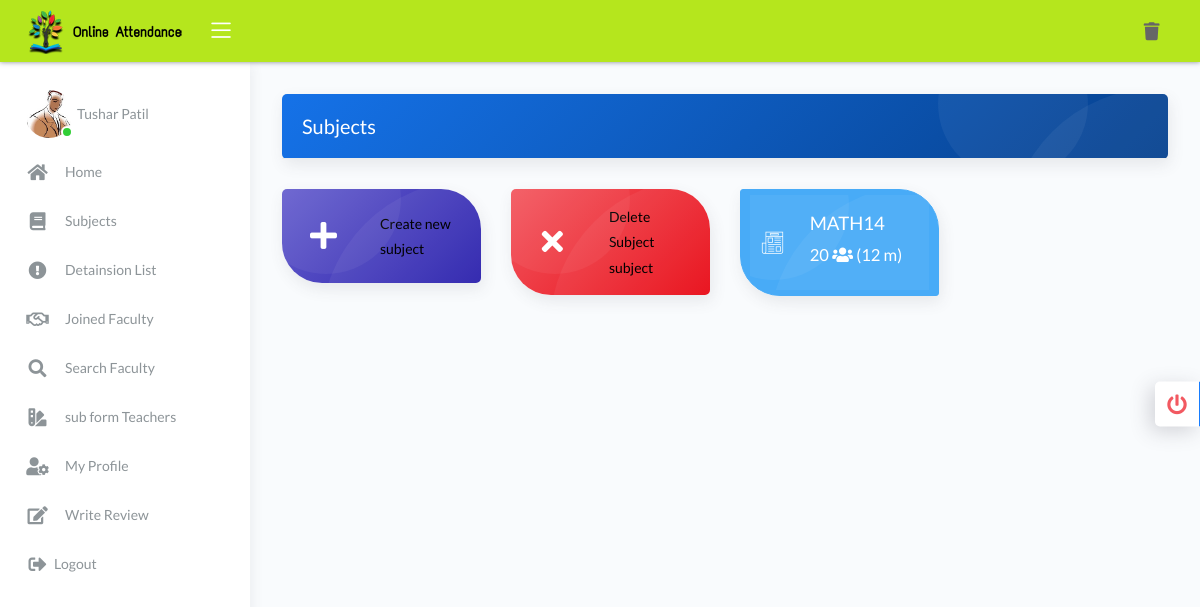
/user/Subjects.php (signed in), run on an earlier commit of the app's database.
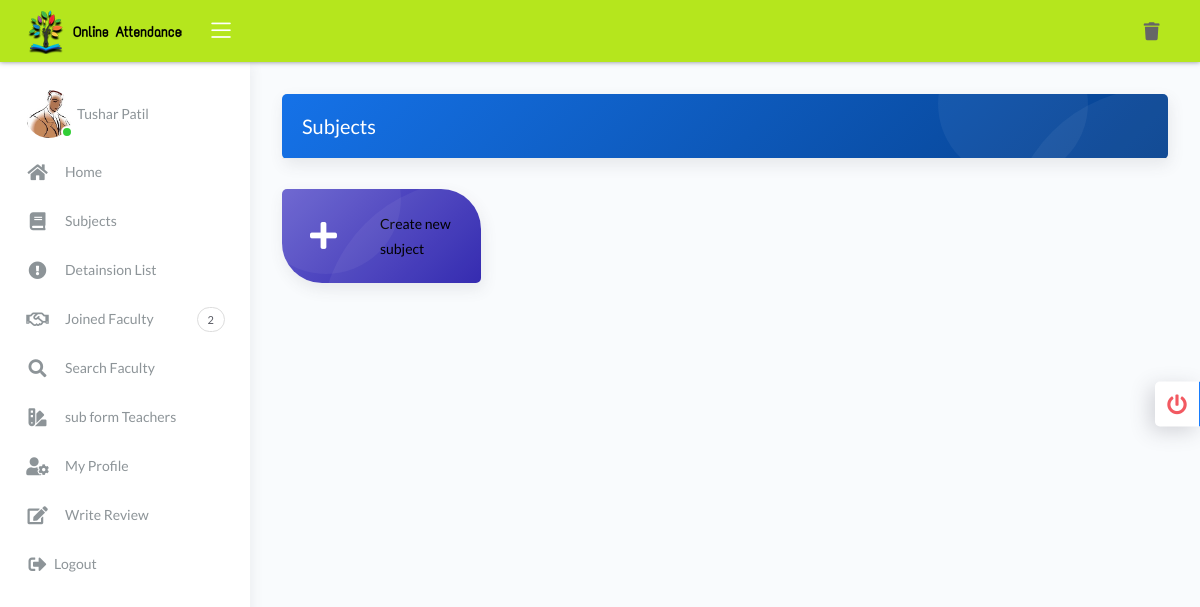
And on a later commit of the database.
### tables this page shows
CREATE TABLE `b_person` (
  `bid` int(11) NOT NULL,
  `code` varchar(11) NOT NULL,
  `category` text NOT NULL,
  `Name` text NOT NULL,
  `Email` varchar(256) NOT NULL,
  `Password` varchar(256) NOT NULL,
  `image` varchar(256) NOT NULL,
  `Plan` mediumtext NOT NULL,
  `cs` text NOT NULL,
  `Date` date NOT NULL,
  `status` text NOT NULL
);

CREATE TABLE `subject` (
  `id` int(11) NOT NULL,
  `subjname` text NOT NULL,
  `sid` int(11) NOT NULL,
  `standard` varchar(256) NOT NULL,
  `divsion` varchar(256) NOT NULL
);

CREATE TABLE `recieve` (
  `bid` int(11) NOT NULL,
  `rec` varchar(256) NOT NULL
);

### user/fun.php (called while the page is built, shortened)
<?php
function select($var,$col,$condtn)
{
	$query="SELECT $var FROM $col $condtn";
	$sql=mysqli_query($GLOBALS['connection'],$query);
	return $sql;
}
?>

### user/Subjects.php (the view, shortened to what this page needs)
<?php
include('header.php');
include('navbar.php');
?>
<div class="page-inner ">
  <div class="row ">
    <div class="col-md-12">
      <div class="card bg-primary-gradient">
        <div class="card-header bubble-shadow">
          <h4 class="card-title" style="color: white">Subjects</h4>
        </div>
      </div>
    </div>
    <div class="col-sm-6 col-md-3 ">
      <a href="newsub.php" style="text-decoration: none;">
        <div class="card card-stats  card-round card-dark bg-secondary-gradient"style="border-bottom-left-radius:40px;border-top-right-radius:40px;">
          <div class="card-body bubble-shadow">
            <div class="row">
              <div class="col-5">
                <div class="icon-big text-center">
                  <i class="fa fas fa-plus"></i>
                </div>
              </div>
              <div class="col-7 col-stats">
                <div class="numbers">
                  <p class="card-category" style="color: black">Create new subject</p>
                </div>
              </div>
            </div>
          </div>
        </div>
      </a>
    </div>
    <?php
    $id=$_SESSION['bid'];
    $result=select("*","subject","WHERE id=$id");
    $row=mysqli_num_rows($result);
    if($row>0) {?>
      <div class="col-sm-6 col-md-3">
        <a href="delsub.php" style="text-decoration: none;">
          <div class="card card-stats card-round card-dark bg-danger-gradient"style="border-bottom-left-radius:40px;border-top-right-radius:40px;">
            <div class="card-body bubble-shadow">
              <div class="row">
                <div class="col-5">
                  <div class="icon-big text-center">
                    <i class="
                    fas fa-times"></i>
                  </div>
                </div>
                <div class="col-7 col-stats">
                  <div class="numbers">
                    <p class="card-category" style="color: black">Delete Subject subject</p>
                  </div>
                </div>
              </div>
            </div>
          </div>
        </a>
      </div>
    <?php }
    ?>
    <?php
    $id=$_SESSION['bid'];
    $result=select("*","subject","WHERE id=$id");
    while($row = mysqli_fetch_assoc($result)) {?>
      <div class="col-sm-6 col-md-3">
        <form action="Classs.php" method="post">
          <div class="card card-stats card-round"style=" border-bottom-left-radius:40px;border-top-right-radius:40px;">
            <button class="btn  btn-xs btn-info" type="submit" name="submit" style="border-bottom-left-radius:40px;border-top-right-radius:40px;">
              <div class="card-body bubble-shadow">
                <div class="row">
                  <div class="col-3">
                    <div class="icon-big text-center">
                      <i class="flaticon-interface-6"></i>
                    </div>
                  </div>
                  <div class="col-9 col-stats"style="text-align: left">
                    <div >
                      <h3  style="text-transform: uppercase;"><?php echo $row['subjname'];
                      $sn=$row['subjname'];
                      $std=$row['standard'];
                      $div=$row['divsion'];
                      $sid=$row['sid'];?>
                    </h3>
                    <h4>
                      <?php
                      $sql_run=select("prn",$row['subjname'],"");
                      $row=mysqli_num_rows($sql_run);
                      echo $row;
                      echo " <i class='fas fa-users'></i>";
                      echo " (".$std." ".$div.")";?><input type="hidden" name="sub" value="<?php echo $sn ?>"><input type="hidden" name="subcode" value="<?php echo $sid ?>"></h4>
                    </div>
                  </div>
                </div>
              </div>
            </button>
          </div>
        </form>
      </div>
    <?php }
    ?>
  </div>
</div>
</div>
</div>
</div>
<?php
include('script.php');
?>

### user/header.php (shortened to what this page needs)
<!DOCTYPE html>
<html lang="en">
<head>
	<link rel="stylesheet" href="../assets/css/bootstrap.min.css">
	<link rel="stylesheet" href="../assets/css/atlantis.min.css">
	<link rel="stylesheet" href="../assets/css/demo.css">
</head>

### user/navbar.php (shortened to what this page needs)
<?php
include('fun.php');
?>
<body>
	<div class="wrapper">
		<div class="main-header">
			<div class="logo-header" style="background-color:rgb(181, 230, 29)">
				<a href="main.php"  class="logo">
					<img class='navbar-brand' src='../admin/image/Online-Attendance-logo3.png'>
				</a>
				<div class="nav-toggle">
					<button class="btn btn-toggle toggle-sidebar">
						<i class="icon-menu"></i>
					</button>
				</div>
			</div>
			<nav class="navbar navbar-header navbar-expand-lg" style="background-color:rgb(181, 230, 29)">
				<div class="container-fluid">
					<ul class="navbar-nav topbar-nav ml-md-auto align-items-center">
						<li class="nav-item">
							<a class="nav-link" href="delsub.php" title="Delete Subjects">
								<i class="fas fa-trash"></i>
							</a>
						</li>
					</ul>
				</div>
			</nav>
		</div>
		<div>
			<a class="dropdown-item"  data-toggle="modal" data-target="#logoutModal">
				<div class="custom-template">
					<div class="custom-toggle" style="background-color: white">
						<i class="fas fa-power-off text-danger"></i>
					</div>
				</div>
			</a>
		</div>
		<div class="sidebar sidebar-style-2 ">
			<div class="sidebar-wrapper scrollbar scrollbar-inner">
				<div class="sidebar-content">
					<ul class="nav nav-primary ">
						<li class="nav-item fw-bold">
							<a href="profile.php" >
								<?php
								$id=$_SESSION['bid'];
								$sql=select("*","b_person","WHERE bid='$id'");
								foreach($sql as $row ) {
									if (empty($row['image']))
									{
										$words = explode(" ", strtoupper($row['Name']));
										$acronym = "";
										foreach ($words as $w) {
											$acronym .= $w[0];
										}
										echo "<div class='avatar avatar-lg'>
										<span class='avatar-title rounded-circle border border-white avatar-online'>".$acronym."</span>
										</div>";
									}
									else
									{
										echo "<div class='avatar avatar-online mr-1'><img class='avatar-img rounded-circle' src='../admin/image/".$row['image']."'></div>";
									}
								}
								?>
								<p><?php echo $_SESSION['fn'];?></p>
							</a>
						</li>
						<li class="nav-item ">
							<a  href="main.php" >
								<i class="fas fa-home"></i>
								<p>Home</p>
							</a>
						</li>
						<li class="nav-item">
							<a  href="Subjects.php">
								<i class="fas fa-book"></i>
								<p>Subjects</p>
							</a>
						</li>
						<li class="nav-item">
							<a  href="fordetli.php">
								<i class="fas fa-exclamation-circle"></i>
								<p>Detainsion List</p>
							</a>
						</li>
						<li class="nav-item" onmouseover="notification();">
							<a  href="jflty.php">
								<i class="far fa-handshake"></i>
								<p>Joined Faculty</p>
								<?php
								$aid=$_SESSION['bid'];
								$resultt=select("*","recieve","WHERE bid='$aid'");
								foreach($resultt as $roww )
								{
									$arr=$roww['rec'];
									$ucp= unserialize($arr);
									$y=count($ucp);
								}
								if ($y>0)
								{
									echo" <span class='badge'>".$y."</span>";
								}
								?>
							</a>
						</li>
						<li class="nav-item">
							<a href="search.php?q=">
								<i class="fas fa-search"></i>
								<p>Search Faculty</p>
							</a>
						</li>
						<li class="nav-item">
							<a  href="Teachers.php">
								<i class="fas fa-swatchbook"></i>
								<p> sub form Teachers</p>
							</a>
						</li>
						<li class="nav-item">
							<a class="dropdown-item" href="profile.php">
								<i class="fas fa-user-cog"></i>
								<p>My Profile</p>
							</a>
						</li>
						<li class="nav-item">
							<a  href="review.php">
								<i class="fas fa-edit"></i>
								<p>Write Review</p>
							</a>
						</li>
						<li class="nav-item">
							<a class="dropdown-item" href="#" data-toggle="modal" data-target="#logoutModal">
								<i class="fas fa-sign-out-alt fa-mx fa-fw mr-1 text-gray-800"></i>
								<p>Logout</p>
							</a>
						</li>
					</ul>
				</div>
			</div>
		</div>
		<div class="main-panel">
			<div class="content">

### user/script.php (shortened to what this page needs)
</body>
</html>

### assets/css/demo.css (style rules this page uses)
.custom-template { position: fixed; top: 50%; transform: translateY(-50%); right: -325px; width: 325px; height: max-content; display: block; z-index: 1; background: #ffffff; transition: all .3s; z-index: 1003; box-shadow: -1px 1px 20px rgba(69, 65, 78, 0.15); border-top-left-radius: 5px; border-bottom-left-radius: 5px; transition: all .5s; }
.custom-template .custom-toggle { position: absolute; width: 45px; height: 45px; background: rgb(88, 103, 221); top: 50%; left: -45px; transform: translateY(-50%); display: flex; align-items: center; justify-content: center; text-align: center; border-top-left-radius: 5px; border-bottom-left-radius: 5px; border-right: 1px solid #177dff; cursor: pointer; color: #ffffff; box-shadow: -5px 5px 20px rgba(69, 65, 78, 0.21); }
.custom-template .custom-toggle i { font-size: 20px; animation: 1.3s spin linear infinite; }

What changed in the data, as far as the page shows it:
removed subject: subjname "MATH14", row "20", standard "12", divsion "m"
added recieve: rec "2"
Also different on the page:
text no longer shown: "Delete Subject subject"
